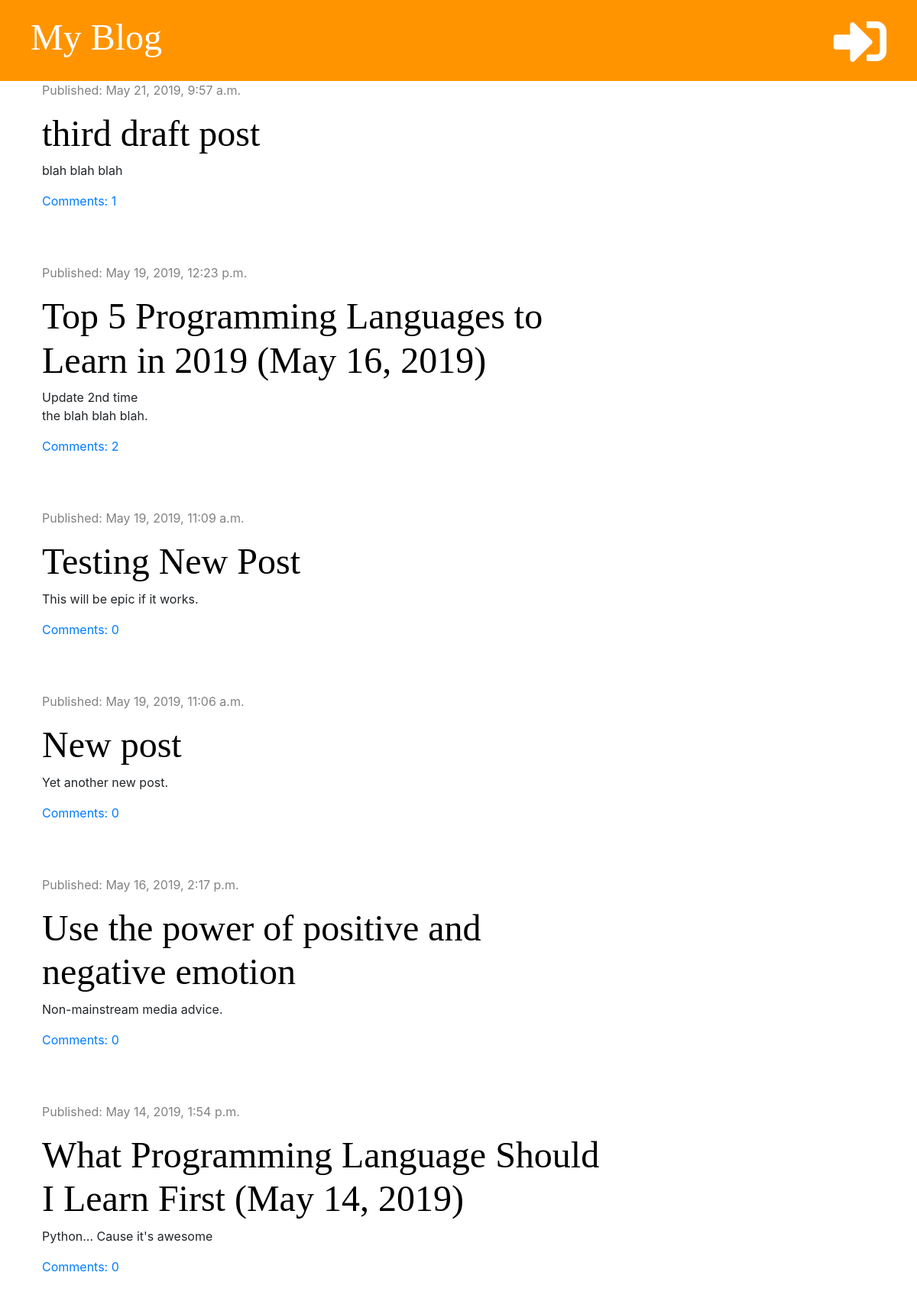
The page / on the database its author committed.
### blog/models.py (models this page shows, shortened)
class Post(models.Model):
    author = models.ForeignKey('auth.User', on_delete=models.CASCADE)
    title = models.CharField(max_length=200)
    text = models.TextField()
    created_date = models.DateTimeField(default=timezone.now)
    published_date = models.DateTimeField(blank=True, null=True)
    def approved_comments(self):
        return self.comments.filter(approved=True)

### blog/views.py (the view)
# urls.py: path('', views.post_list, name='post_list'),
def post_list(request):
    posts = Post.objects.filter(published_date__lte=timezone.now()).order_by('-published_date')
    stuff_for_frontend = {'posts': posts}
    return render(request, 'blog/post_list.html', stuff_for_frontend)

### blog/templates/blog/post_list.html (shortened to what this page needs)
{% extends 'blog/base.html' %}
{% block content %}
    {% for post in posts %}
        <div class="post">
            <div class="date">
                <p>Published: {{ post.published_date }}</p>
            </div>
            <h1><a href="{% url 'post_detail' pk=post.pk %}">{{ post.title }}</a></h1>
            <p>{{ post.text|truncatechars:50|linebreaksbr }}</p>
            <a href="{% url 'post_detail' pk=post.pk %}">Comments: {{ post.approved_comments.count }}</a>
        </div>
    {% endfor %}
{% endblock %}

### blog/static/css/blog.css (style rules this page uses)
h1, h2, h3, h4 { font-family: 'Tangerine', 'Inconsolata', 'Droid Sans', serif; font-size: 48px; }
.date { color: #828282; }
.post { margin-bottom: 70px; }
.post h1 a { color: #000000; }

### rows shown on the page
Post: published_date "May 21, 2019, 9:57 a.m.", title "third draft post", text "blah blah blah", approved_comments.count "1"
Post: published_date "May 19, 2019, 12:23 p.m.", title "Top 5 Programming Languages to Learn in 2019 (May 16, 2019)", text "Update 2nd time the blah blah blah.", approved_comments.count "2"
Post: published_date "May 19, 2019, 11:09 a.m.", title "Testing New Post", text "This will be epic if it works.", approved_comments.count "0"
Post: published_date "May 19, 2019, 11:06 a.m.", title "New post", text "Yet another new post.", approved_comments.count "0"
Post: published_date "May 16, 2019, 2:17 p.m.", title "Use the power of positive and negative emotion", text "Non-mainstream media advice.", approved_comments.count "0"
Post: published_date "May 14, 2019, 1:54 p.m.", title "What Programming Language Should I Learn First (May 14, 2019)", text "Python... Cause it's awesome", approved_comments.count "0"
